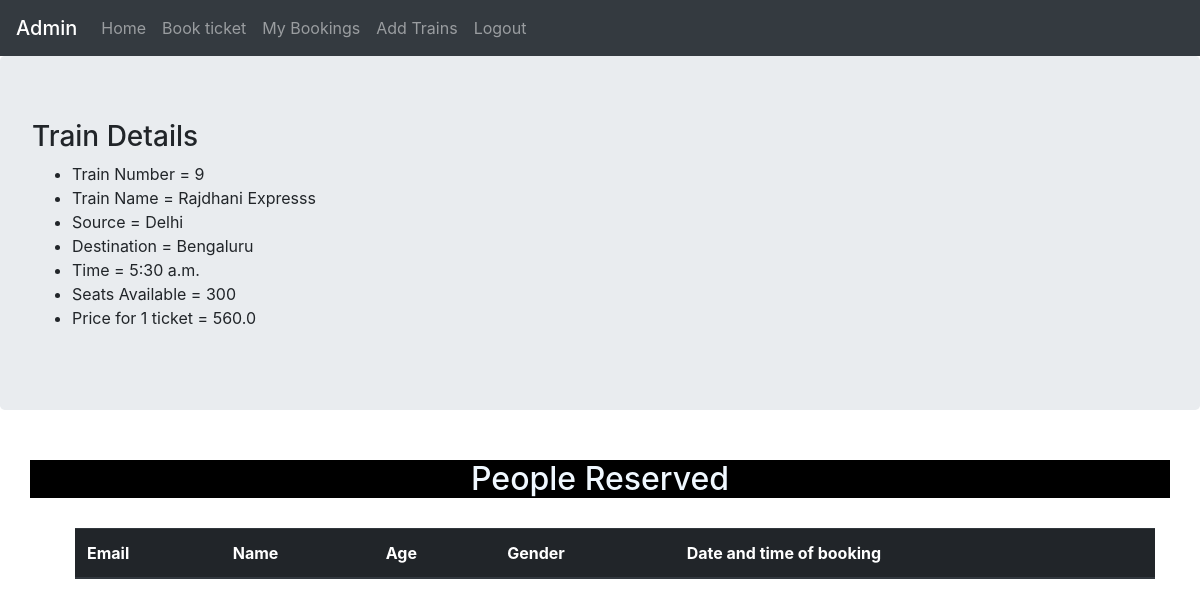
The page /9 (signed in) on the database its author committed.
### reservation/models.py (models this page shows)
class trains(models.Model):
    train_name=models.CharField(max_length=50)
    source=models.CharField(max_length=50)
    destination=models.CharField(max_length=50)
    date=models.DateField()
    time=models.TimeField(auto_now=False, auto_now_add=False)
    price=models.FloatField(default=120)
    seats_available=models.IntegerField()

### reservation/views.py (the view)
# urls.py: path('<train_id>',views.train_id,name="train_id"),
def train_id(request, train_id):
    if not request.user.is_superuser:
        return render(request, './error.html', {'msg': "Not an Admin"})
    l = trains.objects.get(pk=train_id)
    persons = l.person_set.all()
    context = {
        'train': l,
        'persons': persons
    }
    return render(request, './viewperson.html', context)

### reservation/templates/viewperson.html (shortened to what this page needs)
{% extends "./base.html" %}
{% block content %}
<body>
    <div class='jumbotron'>
        <h3> Train Details </h3>
        <ul>
            <li>Train Number = {{train.pk}}</li>
            <li>Train Name = {{train.train_name}}</li>
            <li>Source = {{train.source}}</li>
            <li>Destination = {{train.destination}}</li>
            <li>Time = {{train.time}}</li>
            <li>Seats Available = {{train.seats_available}}</li>
            <li>Price for 1 ticket = {{train.price}}</li>
        </ul>
    </div>
    <div style="margin-top: 50px;">
        <center><h2 style="color: aliceblue; background-color: black; " class="container">People Reserved</h2></center>
        <table class="table table-striped  " style="width: 90%;margin-left:75px ;margin-top: 30px;">
            <thead class="thead-dark">
                <tr>
                    <th scope="col">Email</th>
                    <th scope="col">Name</th>
                    <th scope="col">Age</th>
                    <th scope="col">Gender</th>
                    <th scope="col">Date and time of booking</th>
                </tr>
            </thead>
        </table>
    </div>
</body>
{% endblock %}

### reservation/templates/base.html (style rules this page uses)
body { background-image: url('https://images.unsplash.com/photo-1518024291416-3244cd4a85b2?ixlib=rb-4.0.3&ixid=MnwxMjA3fDB8MHxwaG90by1wYWdlfHx8fGVufDB8fHx8&auto=format&fit=crop&w=1974&q=80'); }

### rows shown on the page
trains: pk "9", train_name "Rajdhani Expresss", source "Delhi", destination "Bengaluru", time "5:30 a.m.", seats_available "300", price "560.0"
